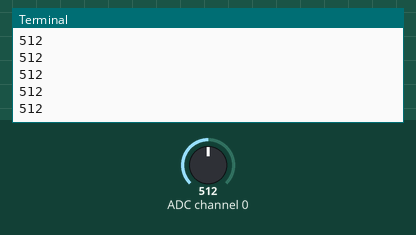
Simulated run of this program. Board: Raspberry Pi (BCM pin numbers). Parts: the last lines printed to the terminal. The test bench sets the inputs (shaded band); at power-on: ADC channel 0 = 512 (analog values on the 0–1023 scale). The desktop window is not drawn, its controls go by their first labels and the mouse button is held 0.15 s; threads take turns every 2 ms.

Above: at 1.2 s.
1.3 s: ADC channel 0 set to 716
At 1.65 s:
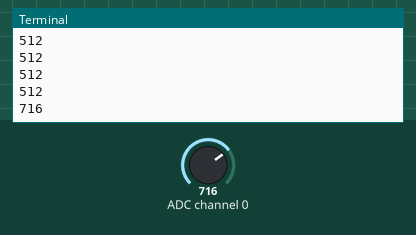
2.8 s: ADC channel 0 set to 900
At 2.85 s:
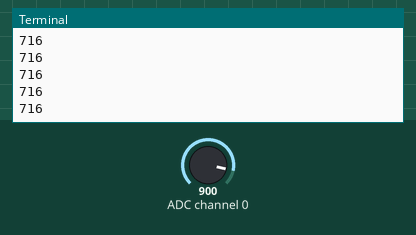
Timing chart, 0 to 5.8 s (numbered marks = the images above; inputs shaded):
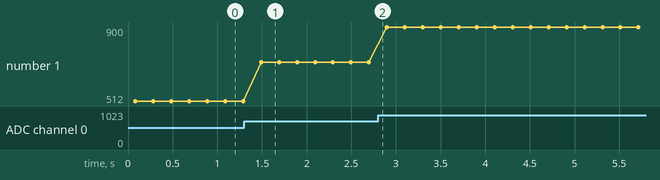

Measured:
- after the input at 1.3 s, the terminal: prints a new line after 0.19 s (image 1)
- plotted number 1: 512 → 716 after the input at 1.3 s, 716 → 900 after the input at 2.8 s

The program:

mcp3008_vr.py
```python
#!user/bin/python3.7
from tkinter import *
from threading import Timer
from gpiozero import MCP3008

class App:
    def __init__(self,w):
        self.window = w
        self.vr0=MCP3008(0)
        self.autoUpdate()


    def autoUpdate(self):
        #print("autoUpdtea")
        print(round(self.vr0.value*1023))
        Timer(0.2,self.autoUpdate).start()


if __name__ == "__main__":
    window=Tk()
    window.title("MCP3008_可變電阻")
    window.option_add("*font",("verdana",18,"bold"))
    window.option_add("background","#333333")
    window.option_add("foreground","#ffffff")
    app = App(window)
    window.mainloop()
```
